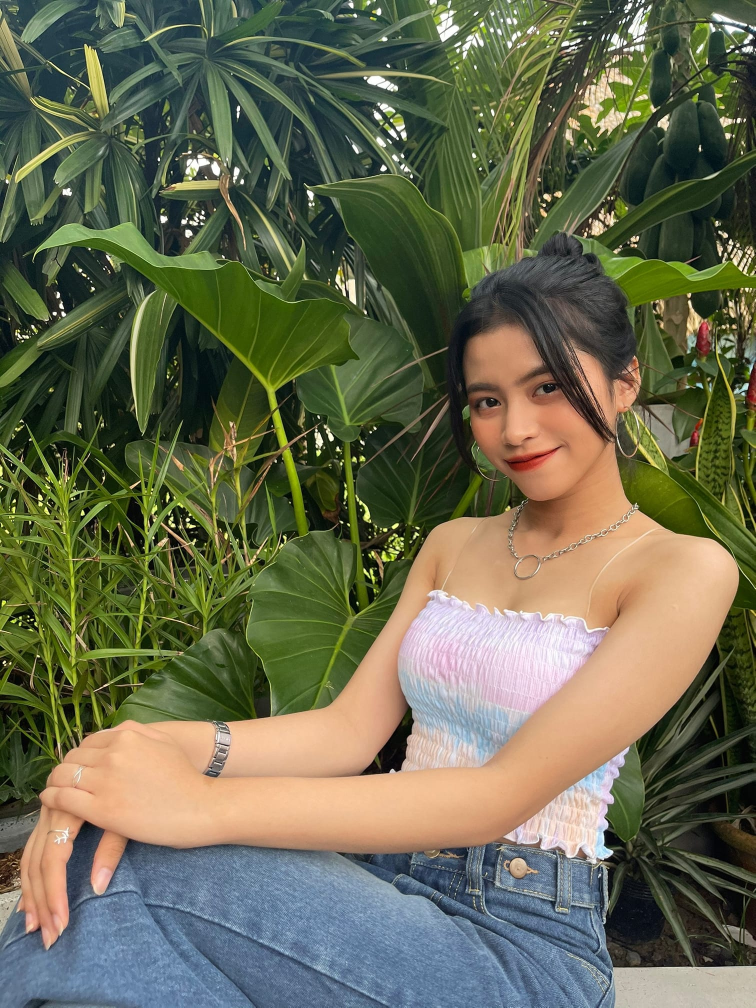
#> input picture BTLT Tuan 2/image/origin.jpg, 1511 x 2015 px (shown at 1/2 size)
$ python image_blending.py 1.0
#> lines starting #> are read from the running program, lines starting #| are printed output that depends on the picture; after the words box and inside, x2 and y2 are one past the last pixel; in counts of white or black regions, pixels touching at a corner belong together
import cv2
import sys

def image_size(img):
    height = img.shape[0]
    width = img.shape[1]
    return height, width

def main(scale = 0.2):
#> called with scale = 1
    origin_img = cv2.imread("image/origin.jpg")
#> origin_img is the input picture: shape (2015, 1511, 3); mean B, G, R 80.8, 106.2, 104.3
    mask_img = cv2.imread("image/mask.png")
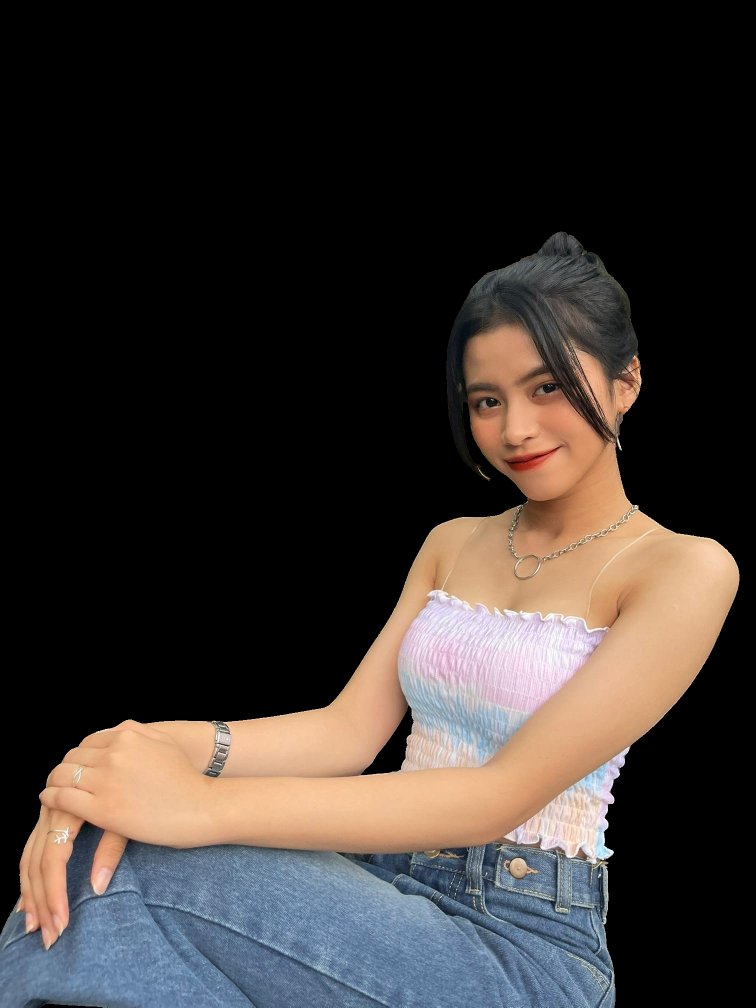
#> input picture BTLT Tuan 2/image/mask.png, 1511 x 2015 px (shown at 1/2 size)
#> mask_img is the input picture: shape (2015, 1511, 3); mean B, G, R 48.8, 52.2, 58.9
    effect_img = cv2.imread("image/effect1.jpg")
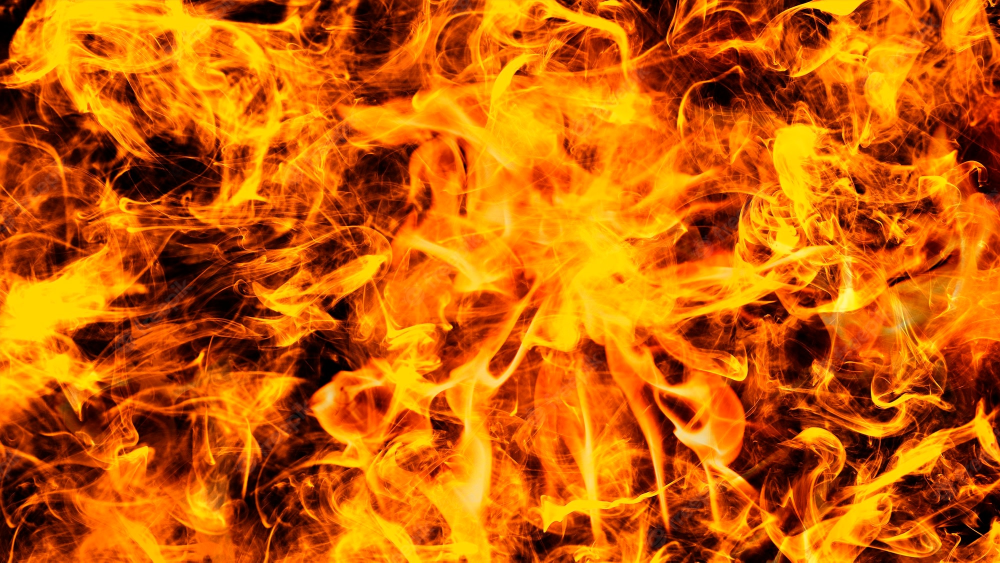
#> input picture BTLT Tuan 2/image/effect1.jpg, 2000 x 1125 px (shown at 1/2 size)
#> effect_img is the input picture: shape (1125, 2000, 3); mean B, G, R 4.5, 96.1, 200.1

    height, width = image_size(origin_img)
#> height = 2015; width = 1511
    height = int(scale*height)
    width = int(scale*width)

    effect_img = effect_img[0:height, 0:width]
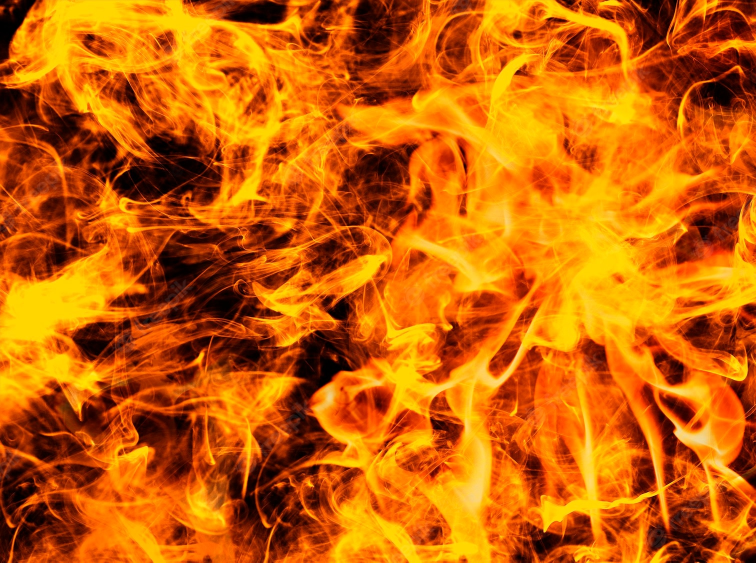
#> effect_img: shape (1125, 1511, 3) (shown at 1/2 size); mean B, G, R 4.2, 98.4, 202.5
    origin_img = cv2.resize(origin_img, (width,height))
    mask_img = cv2.resize(mask_img, (width,height))
    result_img = origin_img.copy()


    print(image_size(origin_img))
#| (2015, 1511)
    print(image_size(mask_img))
#| (2015, 1511)
    print(image_size(effect_img))
#| (1125, 1511)
    print(image_size(result_img))
#| (2015, 1511)

    while(True):
        for k in range(20):
            alpha = 0.05 * k
            for i in range(height):
                for j in range(width):
                    if(mask_img[i][j][0] != 0):
                        result_img[i][j] = origin_img[i][j] * alpha + (1 - alpha) * effect_img[i][j]

            cv2.imshow("origin", origin_img)
            cv2.imshow("mask", mask_img)
            cv2.imshow("effect", effect_img)
            cv2.imshow("result", result_img)
            cv2.waitKey(20)
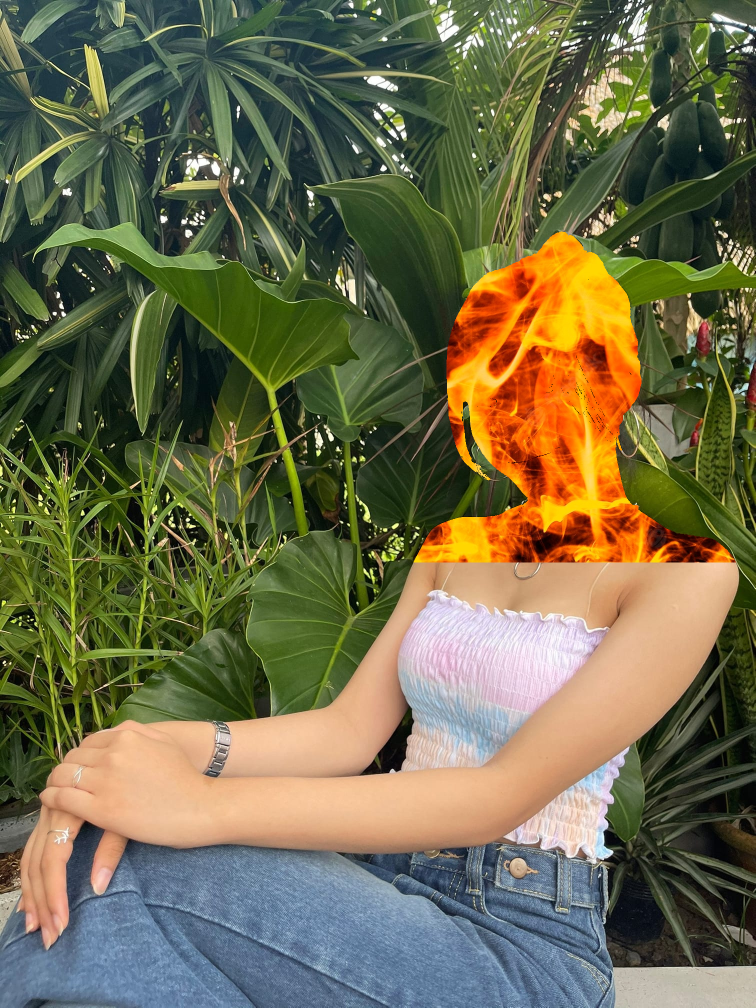
#> result_img: shape (2015, 1511, 3) (shown at 1/2 size); 7.05% of pixels changed, all inside (x1, y1, x2, y2) = (827, 463, 1472, 1125)

if __name__ == "__main__":
    scale = float(sys.argv[1])
#> (the run stopped early here; a loop or call above may not have finished)
